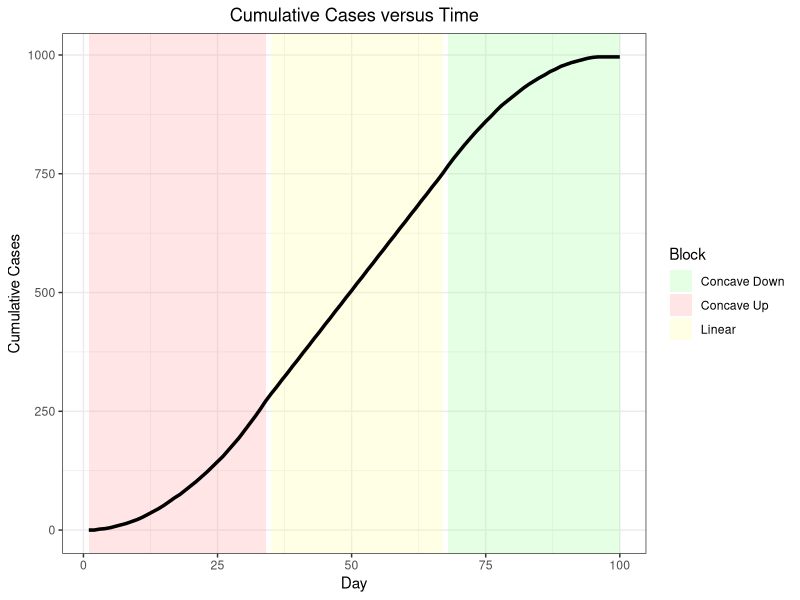
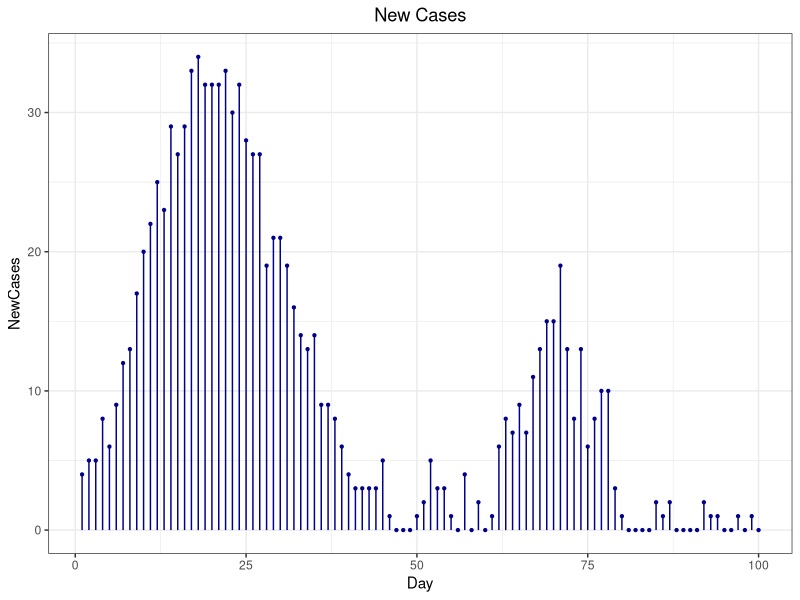
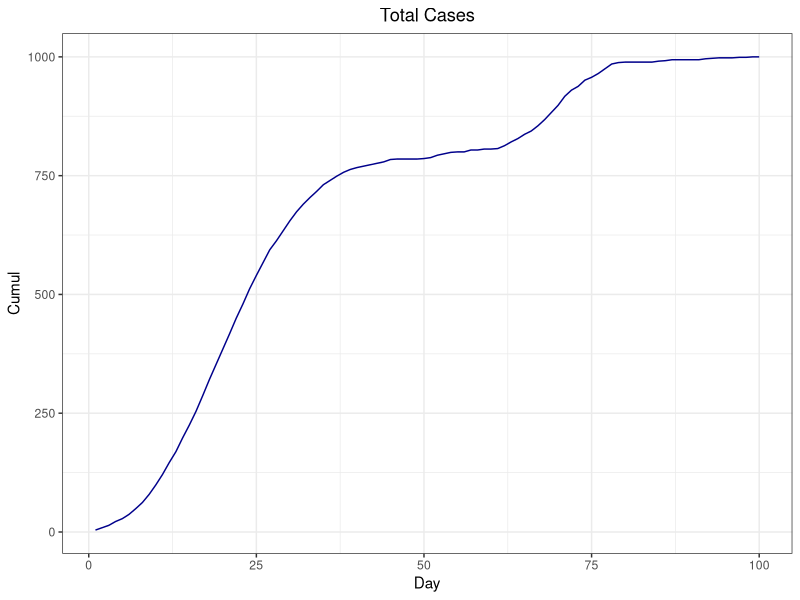
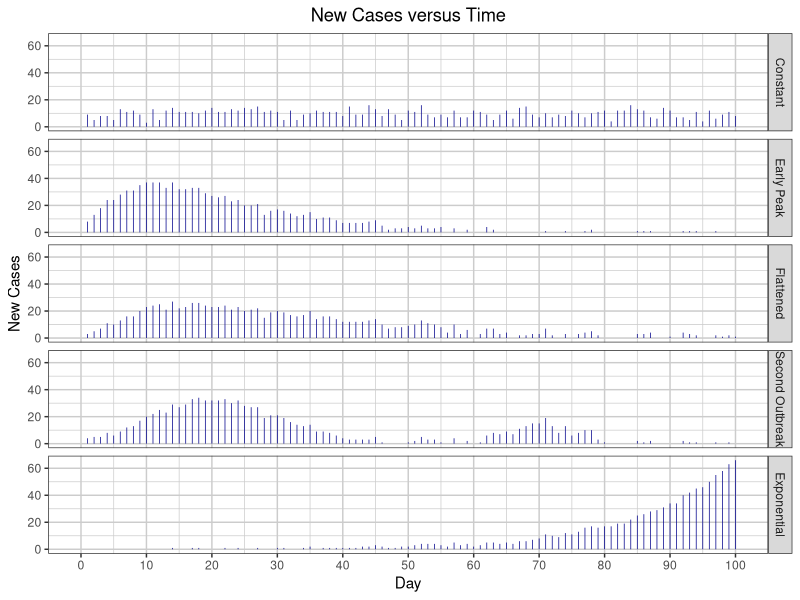
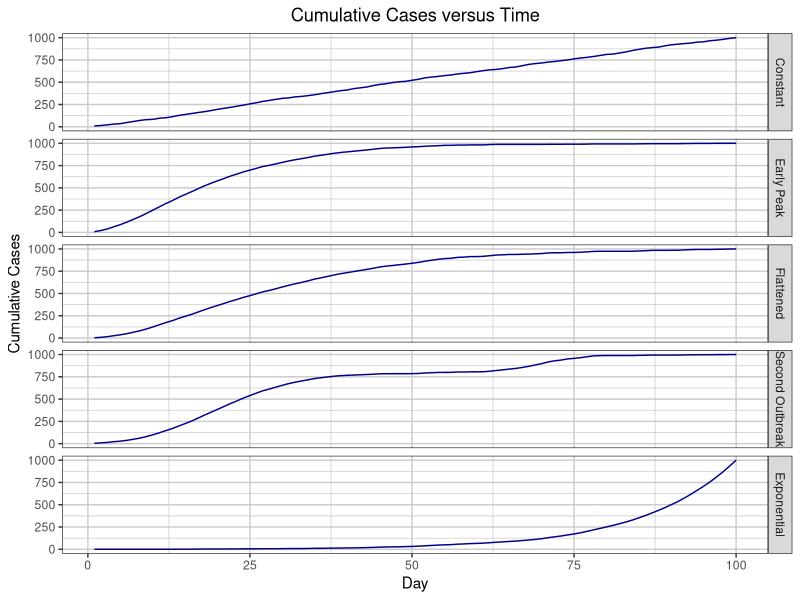
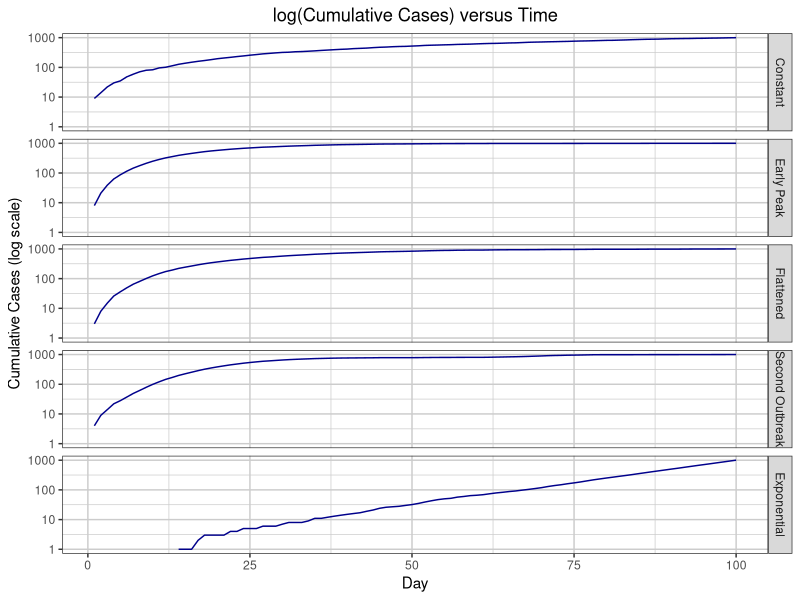
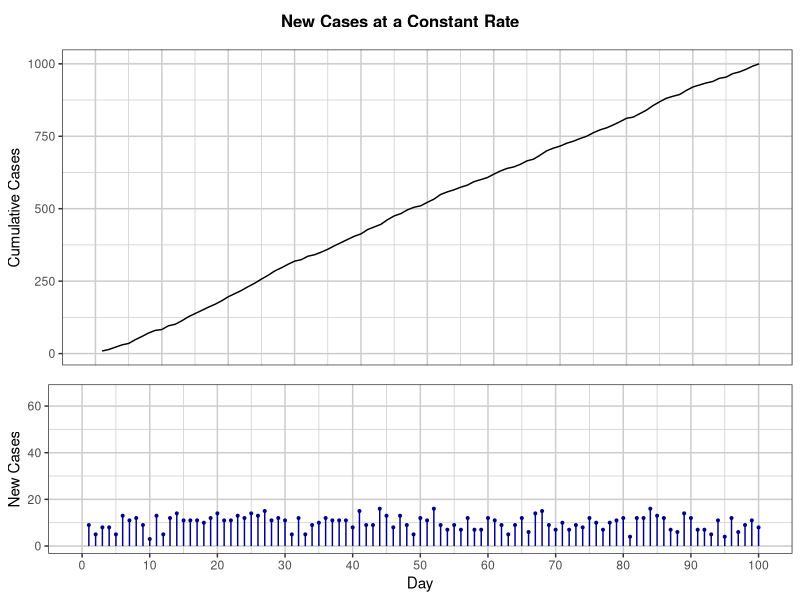
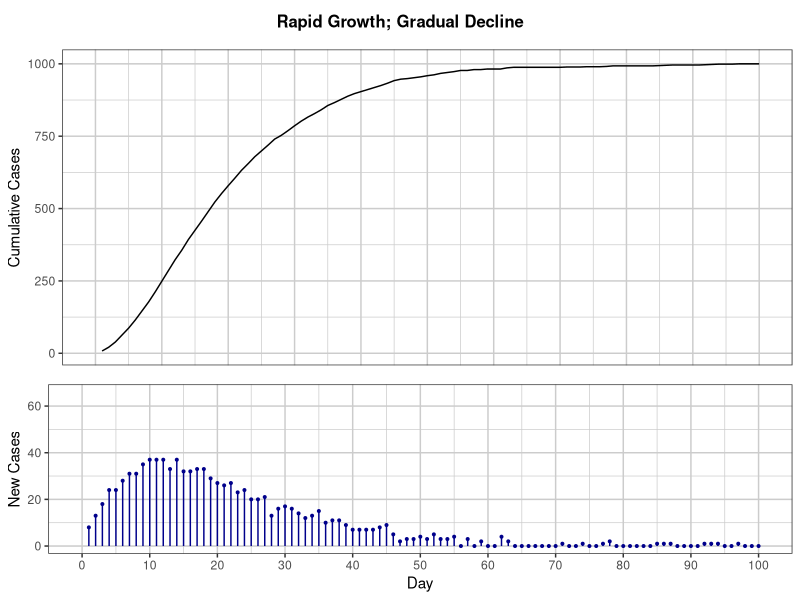

Write the R code that produced these figures, in order.
out <- Sys.getenv("OUT_DIR")
if (out == "") out <- getwd()
dir.create(out, showWarnings = FALSE, recursive = TRUE)

suppressPackageStartupMessages({
  library(dplyr)
  library(tidyr)
  library(readr)
  library(ggplot2)
  library(grid)
})

round_half_up <- function(x, digits = 0) {
  posneg <- sign(x)
  z <- abs(x) * 10^digits
  z <- floor(z + 0.5)
  posneg * z / 10^digits
}

## ---------- Demo data (SAS: call streaminit(123); rand("Normal")) ----------
set.seed(123)
Demo_Day <- 1:100
Demo_Block <- character(100)
Demo_NewCases <- numeric(100)
for (i in 1:100) {
  Day <- i
  if (Day < 35) {
    Demo_Block[i] <- "Concave Up:/New Cases/Increasing  "
    nc <- Day + rnorm(1)
  } else if (Day < 68) {
    Demo_Block[i] <- "Linear:/New Cases/Constant        "
    nc <- 30 + (Day %% 2)
  } else {
    Demo_Block[i] <- "Concave Down:/New Cases/Decreasing"
    nc <- 100 - Day + rnorm(1)
  }
  nc <- floor(0.49 * nc)
  if (nc < 0) nc <- 0
  Demo_NewCases[i] <- nc
}
Demo_Cumul <- cumsum(Demo_NewCases)
Demo <- data.frame(Day = Demo_Day, Block = Demo_Block,
                   NewCases = Demo_NewCases, Cumul = Demo_Cumul,
                   stringsAsFactors = FALSE)

## ---------- Helper to read datalines ----------
read_triplet <- function(txt, type) {
  df <- read.table(text = txt, col.names = c("Day","NewCases","Cumul"))
  df$Type <- type
  df <- df[, c("Type","Day","NewCases","Cumul")]
  df
}

uni_txt <- "1 9 9
2 5 14
3 8 22
4 8 30
5 5 35
6 13 48
7 11 59
8 12 71
9 9 80
10 3 83
11 13 96
12 5 101
13 12 113
14 14 127
15 11 138
16 11 149
17 11 160
18 10 170
19 12 182
20 14 196
21 11 207
22 11 218
23 13 231
24 12 243
25 14 257
26 13 270
27 15 285
28 11 296
29 12 308
30 11 319
31 5 324
32 12 336
33 5 341
34 9 350
35 10 360
36 12 372
37 11 383
38 11 394
39 11 405
40 8 413
41 15 428
42 9 437
43 9 446
44 16 462
45 13 475
46 8 483
47 13 496
48 9 505
49 5 510
50 12 522
51 11 533
52 16 549
53 9 558
54 7 565
55 9 574
56 7 581
57 12 593
58 7 600
59 7 607
60 12 619
61 11 630
62 9 639
63 5 644
64 9 653
65 12 665
66 6 671
67 14 685
68 15 700
69 9 709
70 7 716
71 10 726
72 7 733
73 9 742
74 8 750
75 12 762
76 10 772
77 7 779
78 10 789
79 11 800
80 12 812
81 4 816
82 12 828
83 12 840
84 16 856
85 13 869
86 12 881
87 7 888
88 6 894
89 14 908
90 12 920
91 7 927
92 7 934
93 5 939
94 11 950
95 4 954
96 12 966
97 6 972
98 9 981
99 11 992
100 8 1000"

peak_txt <- "1 8 8
2 13 21
3 18 39
4 24 63
5 24 87
6 28 115
7 31 146
8 31 177
9 35 212
10 37 249
11 37 286
12 37 323
13 33 356
14 37 393
15 32 425
16 32 457
17 33 490
18 33 523
19 29 552
20 27 579
21 26 605
22 27 632
23 23 655
24 24 679
25 20 699
26 20 719
27 21 740
28 13 753
29 16 769
30 17 786
31 16 802
32 14 816
33 12 828
34 13 841
35 15 856
36 10 866
37 11 877
38 11 888
39 9 897
40 7 904
41 7 911
42 7 918
43 7 925
44 8 933
45 9 942
46 5 947
47 2 949
48 3 952
49 3 955
50 4 959
51 3 962
52 5 967
53 3 970
54 3 973
55 4 977
56 0 977
57 3 980
58 0 980
59 2 982
60 0 982
61 0 982
62 4 986
63 2 988
64 0 988
65 0 988
66 0 988
67 0 988
68 0 988
69 0 988
70 0 988
71 1 989
72 0 989
73 0 989
74 1 990
75 0 990
76 0 990
77 1 991
78 2 993
79 0 993
80 0 993
81 0 993
82 0 993
83 0 993
84 0 993
85 1 994
86 1 995
87 1 996
88 0 996
89 0 996
90 0 996
91 0 996
92 1 997
93 1 998
94 1 999
95 0 999
96 0 999
97 1 1000
98 0 1000
99 0 1000
100 0 1000"

flatten_txt <- "1 3 3
2 5 8
3 7 15
4 11 26
5 10 36
6 13 49
7 16 65
8 16 81
9 20 101
10 23 124
11 24 148
12 25 173
13 21 194
14 27 221
15 22 243
16 23 266
17 26 292
18 26 318
19 24 342
20 23 365
21 23 388
22 24 412
23 21 433
24 23 456
25 20 476
26 21 497
27 22 519
28 15 534
29 19 553
30 20 573
31 19 592
32 17 609
33 16 625
34 17 642
35 20 662
36 14 676
37 16 692
38 16 708
39 14 722
40 12 734
41 12 746
42 12 758
43 12 770
44 13 783
45 14 797
46 10 807
47 7 814
48 8 822
49 8 830
50 9 839
51 10 849
52 13 862
53 11 873
54 10 883
55 8 891
56 4 895
57 10 905
58 3 908
59 6 914
60 0 914
61 3 917
62 7 924
63 7 931
64 3 934
65 4 938
66 0 938
67 2 940
68 2 942
69 3 945
70 3 948
71 7 955
72 2 957
73 0 957
74 3 960
75 0 960
76 3 963
77 4 967
78 5 972
79 2 974
80 0 974
81 0 974
82 0 974
83 0 974
84 0 974
85 3 977
86 3 980
87 4 984
88 0 984
89 0 984
90 1 985
91 0 985
92 4 989
93 3 992
94 2 994
95 0 994
96 0 994
97 2 996
98 1 997
99 2 999
100 1 1000"

outbreak2_txt <- "1 4 4
2 5 9
3 5 14
4 8 22
5 6 28
6 9 37
7 12 49
8 13 62
9 17 79
10 20 99
11 22 121
12 25 146
13 23 169
14 29 198
15 27 225
16 29 254
17 33 287
18 34 321
19 32 353
20 32 385
21 32 417
22 33 450
23 30 480
24 32 512
25 28 540
26 27 567
27 27 594
28 19 613
29 21 634
30 21 655
31 19 674
32 16 690
33 14 704
34 13 717
35 14 731
36 9 740
37 9 749
38 8 757
39 6 763
40 4 767
41 3 770
42 3 773
43 3 776
44 3 779
45 5 784
46 1 785
47 0 785
48 0 785
49 0 785
50 1 786
51 2 788
52 5 793
53 3 796
54 3 799
55 1 800
56 0 800
57 4 804
58 0 804
59 2 806
60 0 806
61 1 807
62 6 813
63 8 821
64 7 828
65 9 837
66 7 844
67 11 855
68 13 868
69 15 883
70 15 898
71 19 917
72 13 930
73 8 938
74 13 951
75 6 957
76 8 965
77 10 975
78 10 985
79 3 988
80 1 989
81 0 989
82 0 989
83 0 989
84 0 989
85 2 991
86 1 992
87 2 994
88 0 994
89 0 994
90 0 994
91 0 994
92 2 996
93 1 997
94 1 998
95 0 998
96 0 998
97 1 999
98 0 999
99 1 1000
100 0 1000"

exp_txt <- "1 0 0
2 0 0
3 0 0
4 0 0
5 0 0
6 0 0
7 0 0
8 0 0
9 0 0
10 0 0
11 0 0
12 0 0
13 0 0
14 1 1
15 0 1
16 0 1
17 1 2
18 1 3
19 0 3
20 0 3
21 0 3
22 1 4
23 0 4
24 1 5
25 0 5
26 0 5
27 1 6
28 0 6
29 0 6
30 1 7
31 1 8
32 0 8
33 0 8
34 1 9
35 2 11
36 0 11
37 1 12
38 1 13
39 1 14
40 1 15
41 1 16
42 1 17
43 2 19
44 2 21
45 3 24
46 2 26
47 1 27
48 1 28
49 2 30
50 2 32
51 3 35
52 4 39
53 4 43
54 4 47
55 3 50
56 2 52
57 5 57
58 3 60
59 4 64
60 2 66
61 3 69
62 5 74
63 5 79
64 4 83
65 5 88
66 4 92
67 6 98
68 6 104
69 7 111
70 8 119
71 11 130
72 10 140
73 9 149
74 12 161
75 11 172
76 13 185
77 16 201
78 17 218
79 16 234
80 17 251
81 17 268
82 19 287
83 19 306
84 22 328
85 25 353
86 26 379
87 28 407
88 29 436
89 31 467
90 34 501
91 34 535
92 40 575
93 42 617
94 45 662
95 46 708
96 50 758
97 55 813
98 58 871
99 63 934
100 66 1000"

Uni <- read_triplet(uni_txt, "Constant")
Peak <- read_triplet(peak_txt, "Early Peak")
Flatten <- read_triplet(flatten_txt, "Flattened")
Outbreak2 <- read_triplet(outbreak2_txt, "Second Outbreak")
Exp <- read_triplet(exp_txt, "Exponential")

type_order <- c("Constant","Early Peak","Flattened","Second Outbreak","Exponential")
Infection <- bind_rows(Uni, Peak, Flatten, Outbreak2, Exp)
Infection$Type <- factor(Infection$Type, levels = type_order)

## ---------- PROC MEANS: Mean StdDev Min Max Sum (+N) by Type order=data ----------
summ <- Infection %>%
  group_by(Type) %>%
  summarise(N = sum(!is.na(NewCases)),
            Mean = mean(NewCases, na.rm = TRUE),
            StdDev = sd(NewCases, na.rm = TRUE),
            Min = min(NewCases, na.rm = TRUE),
            Max = max(NewCases, na.rm = TRUE),
            Sum = sum(NewCases, na.rm = TRUE),
            .groups = "drop") %>%
  arrange(match(as.character(Type), type_order))
summ_df <- as.data.frame(summ)
summ_df$Type <- as.character(summ_df$Type)

write.csv(summ_df, file.path(out, "P099.csv"), row.names = FALSE, na = "")

fmt2 <- function(x) sprintf("%.2f", round_half_up(x, 2))
fmt4 <- function(x) sprintf("%.4f", round_half_up(x, 4))
lines <- c(
  "PROC MEANS data=Infection (Mean StdDev Min Max Sum of NewCases by Type)",
  "",
  sprintf("%-15s %5s %10s %10s %5s %5s %8s", "Type", "N", "Mean", "StdDev", "Min", "Max", "Sum"),
  paste(rep("-", 65), collapse = "")
)
for (i in seq_len(nrow(summ_df))) {
  lines <- c(lines, sprintf("%-15s %5d %10s %10s %5d %5d %8d",
    summ_df$Type[i], summ_df$N[i],
    fmt2(summ_df$Mean[i]), fmt2(summ_df$StdDev[i]),
    summ_df$Min[i], summ_df$Max[i], summ_df$Sum[i]))
}
lines <- c(lines, "",
  "N=100 per Type. Mean/StdDev rounded half away from zero to 2 decimals.",
  "Detailed (4 decimals):")
for (i in seq_len(nrow(summ_df))) {
  lines <- c(lines, sprintf("%s: N=%d Mean=%s StdDev=%s Min=%d Max=%d Sum=%d",
    summ_df$Type[i], summ_df$N[i],
    fmt4(summ_df$Mean[i]), fmt4(summ_df$StdDev[i]),
    summ_df$Min[i], summ_df$Max[i], summ_df$Sum[i]))
}
writeLines(lines, file.path(out, "P099.txt"))
# also provide .lst copy for benchmark expecting P099.lst
writeLines(lines, file.path(out, "P099.lst"))
file.copy(file.path(out, "P099.csv"), file.path(out, "P099.lst.csv"), overwrite = TRUE)

## ---------- Figures ----------
# sgplot: Demo cumulative with block background
block_rect <- data.frame(
  xmin = c(1, 35, 68), xmax = c(34, 67, 100),
  fill = c("Concave Up", "Linear", "Concave Down")
)
p_demo <- ggplot() +
  geom_rect(data = block_rect, aes(xmin = xmin, xmax = xmax, fill = fill),
            ymin = -Inf, ymax = Inf, alpha = 0.25, inherit.aes = FALSE) +
  scale_fill_manual(values = c("Concave Up" = "#FF9999", "Linear" = "#FFFF99",
                               "Concave Down" = "#99FF99")) +
  geom_line(data = Demo, aes(x = Day, y = Cumul), linewidth = 1.2, color = "black") +
  labs(title = "Cumulative Cases versus Time", x = "Day", y = "Cumulative Cases", fill = "Block") +
  theme_bw() + theme(plot.title = element_text(hjust = 0.5))
ggsave(file.path(out, "sgplot.png"), p_demo, width = 6, height = 4, dpi = 150)
write.csv(Demo[, c("Day","Block","NewCases","Cumul")],
          file.path(out, "sgplot.csv"), row.names = FALSE, na = "")

# sgplot1: Outbreak2 needle New Cases
p_needle <- ggplot(Outbreak2, aes(x = Day, y = NewCases)) +
  geom_segment(aes(xend = Day, yend = 0), color = "darkblue") +
  geom_point(color = "darkblue", size = 0.8) +
  labs(title = "New Cases", x = "Day", y = "NewCases") +
  theme_bw() + theme(plot.title = element_text(hjust = 0.5))
ggsave(file.path(out, "sgplot1.png"), p_needle, width = 5, height = 3.5, dpi = 150)
write.csv(Outbreak2[, c("Day","NewCases")], file.path(out, "sgplot1.csv"),
          row.names = FALSE, na = "")

# sgplot2: Outbreak2 series Total Cases
p_total <- ggplot(Outbreak2, aes(x = Day, y = Cumul)) +
  geom_line(color = "darkblue") +
  labs(title = "Total Cases", x = "Day", y = "Cumul") +
  theme_bw() + theme(plot.title = element_text(hjust = 0.5))
ggsave(file.path(out, "sgplot2.png"), p_total, width = 5, height = 3.5, dpi = 150)
write.csv(Outbreak2[, c("Day","Cumul")], file.path(out, "sgplot2.csv"),
          row.names = FALSE, na = "")

# sgpanel: New Cases versus Time (needle, row lattice)
p_panel_needle <- ggplot(Infection, aes(x = Day, y = NewCases)) +
  geom_segment(aes(xend = Day, yend = 0), linewidth = 0.25, color = "darkblue") +
  facet_grid(Type ~ ., scales = "fixed") +
  scale_x_continuous(breaks = seq(0, 100, 10), limits = c(0, 100)) +
  labs(title = "New Cases versus Time", x = "Day", y = "New Cases") +
  theme_bw() + theme(plot.title = element_text(hjust = 0.5),
                     panel.grid = element_line(color = "grey80"))
ggsave(file.path(out, "sgpanel.png"), p_panel_needle, width = 5, height = 6, dpi = 150)
write.csv(as.data.frame(Infection)[, c("Type","Day","NewCases")],
          file.path(out, "sgpanel.csv"), row.names = FALSE, na = "")

# sgpanel1: Cumulative Cases versus Time (series)
p_panel_cumul <- ggplot(Infection, aes(x = Day, y = Cumul)) +
  geom_line(color = "darkblue") +
  facet_grid(Type ~ ., scales = "fixed") +
  labs(title = "Cumulative Cases versus Time", x = "Day", y = "Cumulative Cases") +
  theme_bw() + theme(plot.title = element_text(hjust = 0.5),
                     panel.grid = element_line(color = "grey80")) +
  coord_cartesian(ylim = c(0, NA))
ggsave(file.path(out, "sgpanel1.png"), p_panel_cumul, width = 5, height = 6, dpi = 150)
write.csv(as.data.frame(Infection)[, c("Type","Day","Cumul")],
          file.path(out, "sgpanel1.csv"), row.names = FALSE, na = "")

# sgpanel2: log(Cumulative Cases) versus Time where cumul>0
Infection_pos <- subset(Infection, Cumul > 0)
p_panel_log <- ggplot(Infection_pos, aes(x = Day, y = Cumul)) +
  geom_line(color = "darkblue") +
  facet_grid(Type ~ ., scales = "fixed") +
  scale_y_log10() +
  labs(title = "log(Cumulative Cases) versus Time", x = "Day", y = "Cumulative Cases (log scale)") +
  theme_bw() + theme(plot.title = element_text(hjust = 0.5),
                     panel.grid = element_line(color = "grey80"))
ggsave(file.path(out, "sgpanel2.png"), p_panel_log, width = 5, height = 6, dpi = 150)
write.csv(as.data.frame(Infection_pos)[, c("Type","Day","NewCases","Cumul")],
          file.path(out, "sgpanel2.csv"), row.names = FALSE, na = "")

## ---------- SGRender Epidemic template (2-row lattice) ----------
make_epidemic <- function(dat, title, png_name, csv_name) {
  dat <- dat[order(dat$Day), ]
  p_top <- ggplot(dat, aes(x = Day, y = Cumul)) +
    geom_line(color = "black") +
    scale_x_continuous(breaks = seq(0, 100, 10), limits = c(0, 100)) +
    labs(x = NULL, y = "Cumulative Cases") +
    theme_bw() + theme(panel.grid = element_line(color = "grey80"),
                       axis.text.x = element_blank(),
                       axis.ticks.x = element_blank())
  p_bot <- ggplot(dat, aes(x = Day, y = NewCases)) +
    geom_segment(aes(xend = Day, yend = 0), color = "darkblue") +
    geom_point(color = "darkblue", size = 0.7) +
    scale_x_continuous(breaks = seq(0, 100, 10), limits = c(0, 100)) +
    coord_cartesian(ylim = c(0, 66)) +
    labs(x = "Day", y = "New Cases") +
    theme_bw() + theme(panel.grid = element_line(color = "grey80"))
  png(file.path(out, png_name), width = 500, height = 360, res = 100)
  grid.newpage()
  pushViewport(viewport(layout = grid.layout(3, 1, heights = c(0.15, 1.2, 0.8))))
  grid.text(title, vp = viewport(layout.pos.row = 1),
            gp = gpar(fontsize = 12, fontface = "bold"))
  print(p_top, vp = viewport(layout.pos.row = 2))
  print(p_bot, vp = viewport(layout.pos.row = 3))
  dev.off()
  write.csv(dat[, c("Day","NewCases","Cumul")],
            file.path(out, csv_name), row.names = FALSE, na = "")
}

make_epidemic(as.data.frame(Uni), "New Cases at a Constant Rate",
              "sgrender.png", "sgrender.csv")
make_epidemic(as.data.frame(Peak), "Rapid Growth; Gradual Decline",
              "sgrender1.png", "sgrender1.csv")
make_epidemic(as.data.frame(Flatten), "Gradual Growth; Gradual Decline",
              "sgrender2.png", "sgrender2.csv")
make_epidemic(as.data.frame(Outbreak2), "Secondary Outbreak",
              "sgrender3.png", "sgrender3.csv")
make_epidemic(as.data.frame(Exp), "Exponential Growth in New Cases",
              "sgrender4.png", "sgrender4.csv")

cat("P099 done\n")
